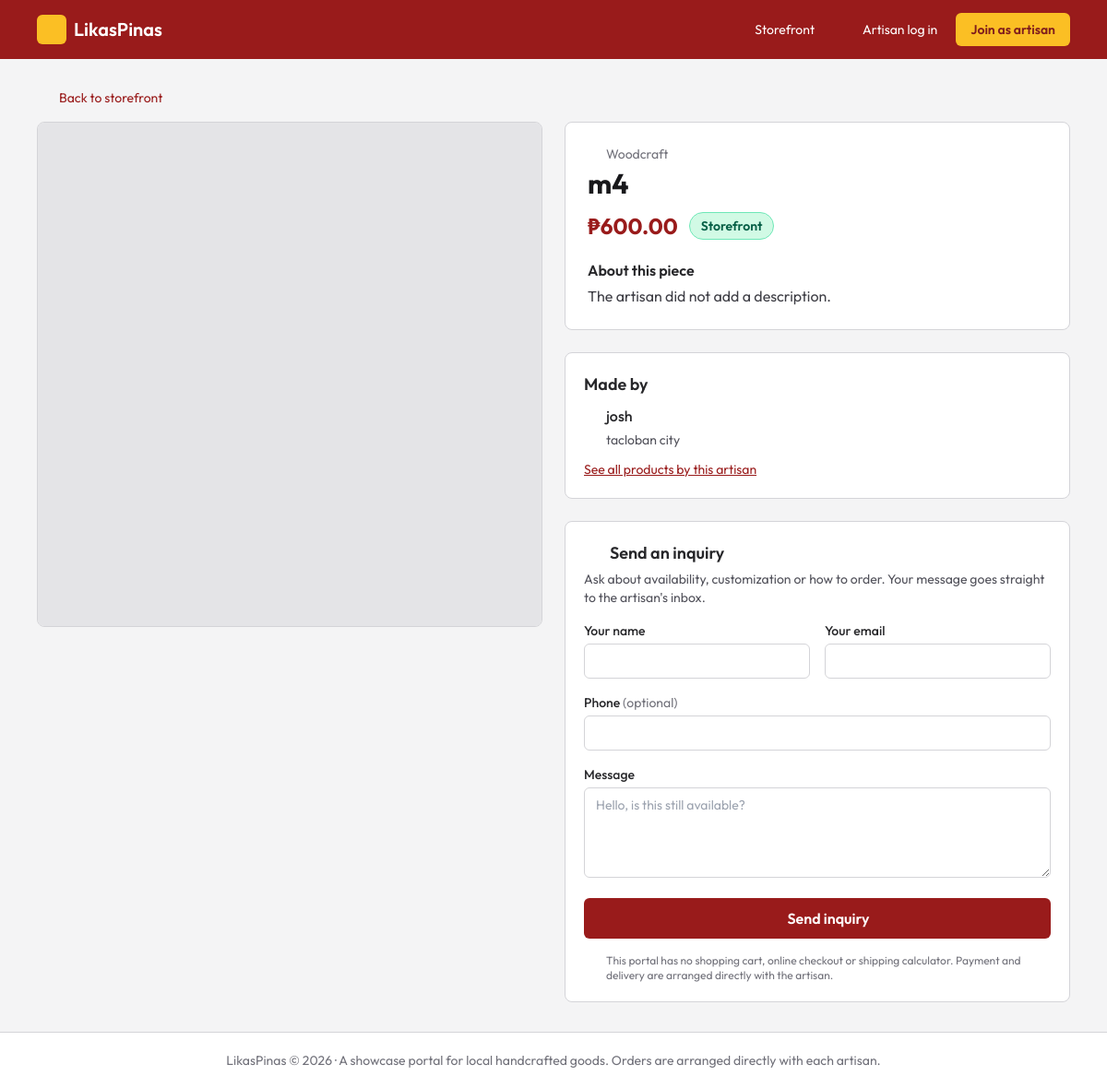
Screenshot of /product.php?id=1 with the database file from the repository.
### tables this page shows
CREATE TABLE `products` (
  `id` int(11) NOT NULL,
  `user_id` int(11) NOT NULL,
  `name` varchar(120) NOT NULL,
  `category` varchar(50) NOT NULL,
  `description` text DEFAULT NULL,
  `price` decimal(10,2) NOT NULL,
  `stock` int(11) NOT NULL DEFAULT 0,
  `image` varchar(255) DEFAULT NULL,
  `created_at` timestamp NOT NULL DEFAULT current_timestamp()
);

CREATE TABLE `users` (
  `id` int(11) NOT NULL,
  `name` varchar(100) NOT NULL,
  `email` varchar(150) NOT NULL,
  `password` varchar(255) NOT NULL,
  `location` varchar(120) NOT NULL,
  `bio` varchar(300) DEFAULT NULL,
  `created_at` timestamp NOT NULL DEFAULT current_timestamp()
);

### product.php (the view, shortened to what this page needs)
<?php
require 'config.php';
$id = (int)($_GET['id'] ?? 0);
$uid = current_user_id();
$st = $pdo->prepare('SELECT p.*, u.name AS artisan_name, u.location, u.bio FROM products p JOIN users u ON u.id = p.user_id WHERE p.id = ?');
$st->execute([$id]);
$p = $st->fetch();
$isOwner = $uid && (int)$p['user_id'] === (int)$uid;
$old = ['sender_name' => '', 'sender_email' => '', 'sender_phone' => '', 'message' => ''];
[$label, $cls] = stock_badge($p['stock']);
include 'includes/header.php';
$inputCls = 'w-full rounded-md border border-zinc-300 bg-white px-3 py-2 text-sm focus:outline-none focus:ring-2 focus:ring-red-700';
?>
<a href="index.php" class="inline-flex items-center gap-2 text-sm text-red-800 hover:underline mb-4"><?= icon('arrow-left', 'w-4 h-4') ?>Back to storefront</a>
<div class="grid gap-6 lg:grid-cols-2">
  <div class="bg-white border border-zinc-300 rounded-lg overflow-hidden self-start">
    <div class="bg-zinc-200 flex items-center justify-center text-zinc-400 aspect-square">
      <?php if ($p['image']): ?>
        <img src="uploads/<?= e($p['image']) ?>" alt="<?= e($p['name']) ?>" class="w-full h-full object-cover">
      <?php else: ?>
        <?= icon('image', 'w-20 h-20') ?>
      <?php endif; ?>
    </div>
  </div>
  <div class="space-y-6">
    <section class="bg-white border border-zinc-300 rounded-lg p-5 sm:p-6">
      <p class="text-sm text-zinc-500 flex items-center gap-1"><?= icon('tag', 'w-4 h-4') ?><?= e($p['category']) ?></p>
      <h1 class="text-2xl sm:text-3xl font-bold text-zinc-900 mt-1"><?= e($p['name']) ?></h1>
      <div class="flex flex-wrap items-center gap-3 mt-3">
        <span class="text-2xl font-bold text-red-800"><?= money($p['price']) ?></span>
        <span class="text-sm font-semibold border rounded-full px-3 py-1 <?= $cls ?>"><?= e($label) ?></span>
      </div>
      <h2 class="font-semibold mt-5">About this piece</h2>
      <p class="text-zinc-700 mt-1 whitespace-pre-line break-words"><?= trim((string)$p['description']) !== '' ? e($p['description']) : 'The artisan did not add a description.' ?></p>
    </section>
    <section class="bg-white border border-zinc-300 rounded-lg p-5">
      <h2 class="font-semibold text-lg">Made by</h2>
      <p class="font-medium mt-2 flex items-center gap-2"><?= icon('user', 'w-4 h-4 text-zinc-500') ?><?= e($p['artisan_name']) ?></p>
      <p class="text-sm text-zinc-600 mt-1 flex items-center gap-2"><?= icon('map-pin', 'w-4 h-4 text-zinc-500') ?><?= e($p['location']) ?></p>
      <a href="index.php?artisan=<?= (int)$p['user_id'] ?>" class="inline-flex items-center gap-1 text-sm text-red-800 underline mt-3">See all products by this artisan<?= icon('chevron-right', 'w-4 h-4') ?></a>
    </section>
    <section class="bg-white border border-zinc-300 rounded-lg p-5" id="inquiry">
      <h2 class="font-semibold text-lg flex items-center gap-2"><?= icon('mail', 'w-5 h-5') ?>Send an inquiry</h2>
      <?php if ($isOwner): ?>
        <p class="text-sm text-zinc-600 mt-2">This is your product. Buyer inquiries appear in your inbox.</p>
        <div class="mt-4 flex flex-col sm:flex-row gap-2">
          <a href="dashboard.php" class="text-center bg-red-800 text-white rounded-md px-4 py-2 text-sm font-semibold hover:bg-red-900">Manage inventory</a>
          <a href="inbox.php" class="text-center border border-zinc-300 rounded-md px-4 py-2 text-sm font-semibold hover:bg-zinc-50">Open inbox</a>
        </div>
      <?php else: ?>
        <p class="text-sm text-zinc-600 mt-1">Ask about availability, customization or how to order. Your message goes straight to the artisan's inbox.</p>
        <form method="post" class="mt-4 space-y-4">
          <div class="grid gap-4 sm:grid-cols-2">
            <div>
              <label for="sender_name" class="block text-sm font-medium mb-1">Your name</label>
              <input id="sender_name" name="sender_name" required maxlength="100" value="<?= e($old['sender_name']) ?>" class="<?= $inputCls ?>">
            </div>
            <div>
              <label for="sender_email" class="block text-sm font-medium mb-1">Your email</label>
              <input id="sender_email" type="email" name="sender_email" required value="<?= e($old['sender_email']) ?>" class="<?= $inputCls ?>">
            </div>
          </div>
          <div>
            <label for="sender_phone" class="block text-sm font-medium mb-1">Phone <span class="text-zinc-500 font-normal">(optional)</span></label>
            <input id="sender_phone" name="sender_phone" maxlength="40" value="<?= e($old['sender_phone']) ?>" class="<?= $inputCls ?>">
          </div>
          <div>
            <label for="message" class="block text-sm font-medium mb-1">Message</label>
            <textarea id="message" name="message" rows="4" required minlength="10" maxlength="1000" placeholder="Hello, is this still available?" class="<?= $inputCls ?>"><?= e($old['message']) ?></textarea>
          </div>
          <button class="w-full bg-red-800 hover:bg-red-900 text-white font-semibold rounded-md py-2.5 flex items-center justify-center gap-2"><?= icon('send', 'w-4 h-4') ?>Send inquiry</button>
        </form>
        <p class="mt-4 text-xs text-zinc-500 flex items-start gap-2"><?= icon('info', 'w-4 h-4 shrink-0') ?>This portal has no shopping cart, online checkout or shipping calculator. Payment and delivery are arranged directly with the artisan.</p>
      <?php endif; ?>
    </section>
  </div>
</div>
<?php include 'includes/footer.php'; ?>

### rows the page displays
products: category "Woodcraft", name "m4", price "₱600.00", user.name "josh", user.location "tacloban city"

### other values shown
$label "Storefront"
